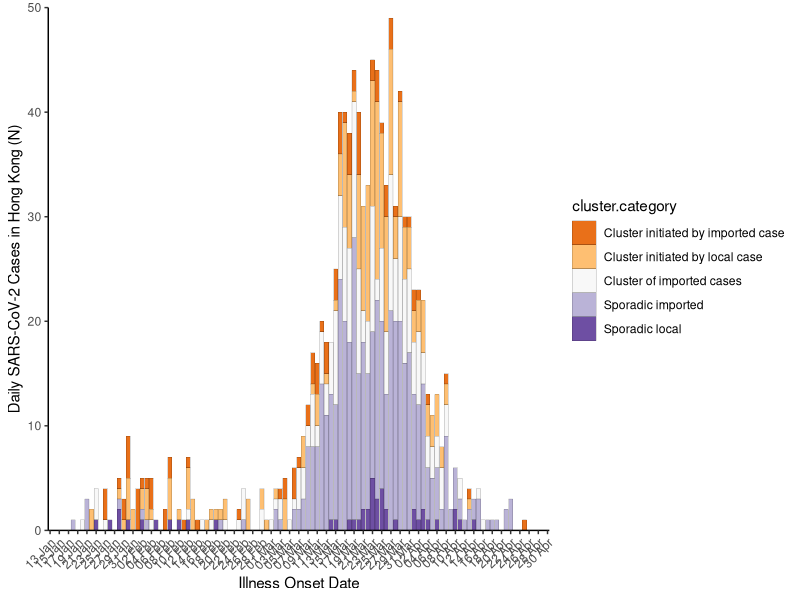

This figure's R source:
library(tidyverse)
library(lubridate)
library(ggsci)
library(forcats)

#import data
case_data <- read_csv(file = "data/case_data.csv")

case_data <- case_data %>%
  mutate(onset.date = dmy(onset.date),
         confirm.date = dmy(confirm.date),
         epi.date = dmy(epi.date))

#Descriptive Cluster analysis
case_data %>%
  group_by(cluster.category) %>%
  summarise(n = n(), pct = n/1038)

#find overseas cluster values
case_data %>%
  filter(cluster.category == "Cluster of imported cases") %>%
  group_by(cluster.id) %>%
  n_groups()

case_data %>%
  filter(cluster.category == "Cluster of imported cases") %>%
  group_by(cluster.id) %>%
  group_size() %>%
  median()

case_data %>%
  filter(cluster.category == "Cluster of imported cases") %>%
  group_by(cluster.id) %>%
  group_size() %>%
  range()


#find local cluster values
case_data %>%
  filter(cluster.category == "Cluster initiated by local case") %>%
  group_by(cluster.id) %>%
  n_groups()

case_data %>%
  filter(cluster.category == "Cluster initiated by local case") %>%
  group_by(cluster.id) %>%
  group_size() %>%
  median()

case_data %>%
  filter(cluster.category == "Cluster initiated by local case") %>%
  group_by(cluster.id) %>%
  group_size() %>%
  range()

#find imported cluster values
case_data %>%
  filter(cluster.category == "Cluster initiated by imported case") %>%
  group_by(cluster.id) %>%
  n_groups()

case_data %>%
  filter(cluster.category == "Cluster initiated by imported case") %>%
  group_by(cluster.id) %>%
  group_size() %>%
  median()

case_data %>%
  filter(cluster.category == "Cluster initiated by imported case") %>%
  group_by(cluster.id) %>%
  group_size() %>%
  range()

#Plot Figure 1
ggplot(data = case_data) +
  geom_bar(aes(x = epi.date, fill = cluster.category), colour = 'black', size = 0.05, binwidth = 1, alpha = 0.9) +
  labs(x="Illness Onset Date") +
  theme_classic() +
  theme(axis.text.x = element_text(angle = 45, hjust = 1), legend.position = 'right') +
  scale_x_date(date_breaks = "2 days", 
               date_labels = "%d %b", 
               minor_breaks = NULL) +
  scale_y_continuous("Daily SARS-CoV-2 Cases in Hong Kong (N)", expand = c(0,0), limits = c(0,50)) +
  scale_fill_brewer(type = "div", palette = 4)




